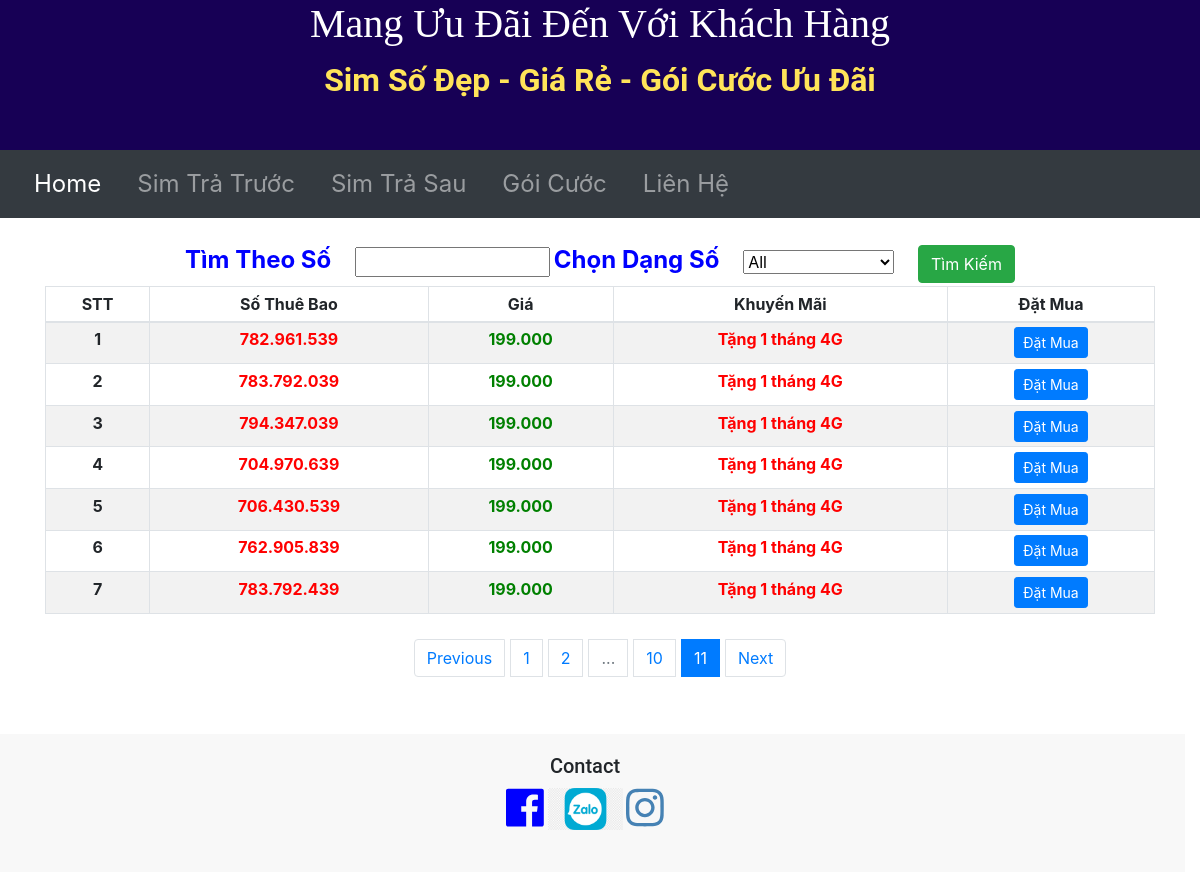
The app's page /tratruoc/11?dangso=All&socantim= with its own data.
### main.py (models this page shows)
class SimSo(db.Model):
    id = db.Column(db.Integer, primary_key=True)
    sothuebao = db.Column(db.String(250), nullable=False)
    sodinhdang = db.Column(db.String(250), nullable=False)
    gia = db.Column(db.Integer, nullable=False)
    khuyenmai = db.Column(db.String(250), nullable=True)
    dangso = db.Column(db.String(250), nullable=True)
    sohuu = db.Column(db.String(250), nullable=False)

### main.py (the view, shortened to what this page needs)
@app.route("/tratruoc", methods=['GET', 'POST'], defaults={"page": 1})
@app.route('/tratruoc/<int:page>',methods=["GET","POST"])
def tratruoc(page):
    page = page
    pages = 10
    all_sim = SimSo.query.order_by(SimSo.gia.desc()).paginate(page,pages,error_out=False)
    dangso = request.args.get('dangso')
    socantim = request.args.get('socantim')
    if dangso != "" and dangso !=None and dangso != "All":
        all_sim = SimSo.query.filter_by(dangso=dangso).paginate(page, pages, error_out=False)
        return render_template('tratruoc.html', all_sim=all_sim, dangso=dangso)
    elif socantim != "" and socantim != None:
        search = "%{}%".format(socantim)
        all_sim = SimSo.query.filter(SimSo.sothuebao.like(search)).paginate(page, pages, error_out=False)
        return render_template('tratruoc.html', all_sim=all_sim, socantim=socantim)
    return render_template('tratruoc.html', all_sim = all_sim, dangso="All")

### templates/tratruoc.html (shortened to what this page needs)
{% include "header.html" %}
<!DOCTYPE html>
<html lang="en" dir="ltr">
<head>
  <link href="{{ url_for('static', filename='css/styles.css')}}" rel="stylesheet">
  <link rel="stylesheet" href="https://cdn.jsdelivr.net/npm/bootstrap@4.6.0/dist/css/bootstrap.min.css">
</head>
<body>
<div class="container ">
  <form class="timso" action="" method="post">
      <div class="col-lg-12">
          <label for=""class="chonsim">Tìm Theo Số</label>
          <input type="text" size="14" name="socantim" value="{{socantim}}" class="btn-timso">
    <label for="cars" class="chonsim">Chọn Dạng Số</label>
    <select name="cars" id="cars" >
      <option  value="{{dangso}}">{{ dangso }}</option>
    </select>
      <button type="submit" class="btn btn-success">Tìm Kiếm</button><br>
  </div>
  </form>
  <div class="bang-tt">
    <table class="table table-sm table-bordered table-striped">
      <thead>
        <tr>
          <th scope="col-3">STT</th>
          <th scope="col-3">Số Thuê Bao</th>
          <th scope="col-3">Giá</th>
          <th scope="col-3">Khuyến Mãi</th>
          <th scope="col-3">Đặt Mua</th>
        </tr>
      </thead>
      <tbody>
        {% for sim in all_sim.items %}
        <tr>
          <th scope="row">{{loop.index}}</th>
          <td class="stb">{{ sim.sodinhdang }}</td>
          <td class="price">{{ '{:,}'.format(sim.gia).replace(',', '.')}}</td>
          {% if sim.khuyenmai %}
          <td class="stb">{{ sim.khuyenmai }}</td>
          {% else %}
          <td class="stb"></td>
          {% endif %}
          <td><a href="{{url_for('show_tt', stb=sim.sothuebao, gia = sim.gia) }}"><button type="submit" class="btn btn-primary btn-sm">Đặt Mua </button></a></td>
        </tr>
      {% endfor %}
      </tbody>
    </table>
    <form>
    <nav aria-label="Page navigation example">
  <ul class="pagination justify-content-center">
    {% if all_sim.has_prev %}
      <li class="page-item"><a class="page-link" href="{{ url_for('tratruoc', page=all_sim.prev_num, dangso=dangso, socantim=socantim) }}">Previous</a></li>
    {% else %}
      <li class="page-item"><a class="page-link" href="">Previous</a></li>
    {% endif %}
    {% for page in all_sim.iter_pages(left_edge=2, right_edge=1,left_current=1, right_current=1) %}
     {% if page %}
        {% if page==all_sim.page %}
          <li class="page-item active" ><a class="page-link" href="{{ url_for('tratruoc', page=page, dangso=dangso, socantim=socantim) }}" >{{ page }}</a></li>
        {% else %}
          <li class="page-item" ><a class="page-link" href="{{ url_for('tratruoc', page=page, dangso=dangso, socantim=socantim) }}" >{{ page }}</a></li>
        {% endif %}
      {% else %}
          <li class="page-item disabled" ><a class="page-link" href="" >...</a></li>
    {% endif %}
     {% endfor %}
    {% if all_sim.has_next %}
      <li class="page-item"><a class="page-link" href="{{ url_for('tratruoc', page=all_sim.next_num, dangso=dangso, socantim=socantim) }}">Next</a></li>
    {% else %}
      <li class="page-item"><a class="page-link" href="">Next</a></li>
    {% endif %}
  </ul>
</nav>
      </form>
  </div>
</div>
</body>
{% include "footer.html" %}
</html>

### static/css/styles.css (style rules this page uses)
body { font-size: 16px; font-family: 'Merriweather', serif; position: relative; padding-left: 0px; }
.page-item { margin: 5px 3px 5px 3px; }
.bang-tt { width: 45%; margin: auto; margin-top: 1%; }
.stb { color: red; font-weight: bold; }
.price { color: green; font-weight:bolder; }
.timso { color: blue; font-weight: bolder; font-size: 1rem; text-align: center; }
.chonsim { padding-right: 20px; font-size: 1.5rem; }
#cars { margin-right: 20px; padding-right: 40px; }
.pagination { margin-top: 20px; }
.container { position: relative; text-align: center; margin-top: 2%; }
@media screen and (max-width: 1200px) { .bang-tt { font-size: 1rem; width: 100%; margin:auto; } }

### records on screen
SimSo: sodinhdang "782.961.539", gia "199.000", khuyenmai "Tặng 1 tháng 4G"
SimSo: sodinhdang "783.792.039", gia "199.000", khuyenmai "Tặng 1 tháng 4G"
SimSo: sodinhdang "794.347.039", gia "199.000", khuyenmai "Tặng 1 tháng 4G"
SimSo: sodinhdang "704.970.639", gia "199.000", khuyenmai "Tặng 1 tháng 4G"
SimSo: sodinhdang "706.430.539", gia "199.000", khuyenmai "Tặng 1 tháng 4G"
SimSo: sodinhdang "762.905.839", gia "199.000", khuyenmai "Tặng 1 tháng 4G"
SimSo: sodinhdang "783.792.439", gia "199.000", khuyenmai "Tặng 1 tháng 4G"

### other values on screen
{{ page }} "1" "2" "10"
{{ page }} "11"
form field cars "All"
